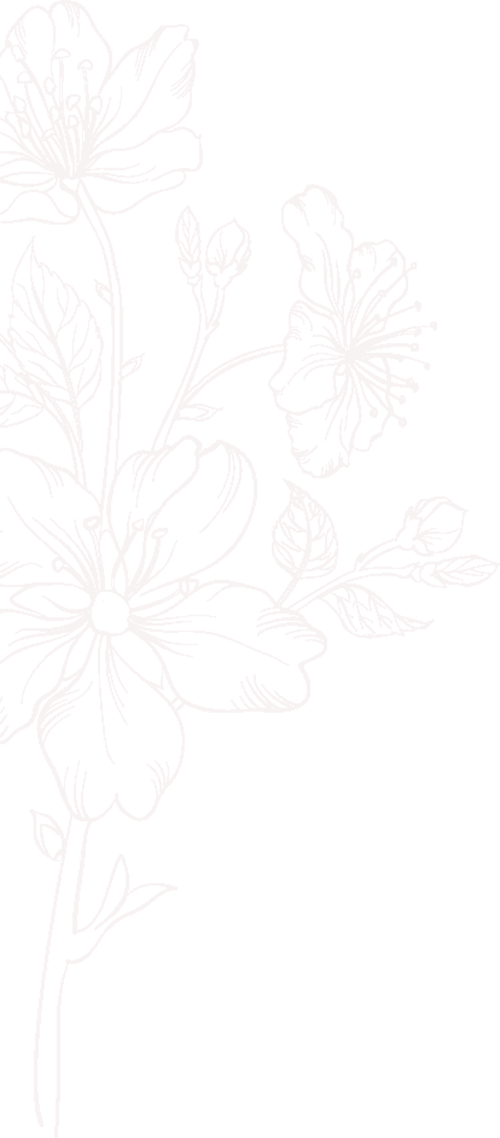
#> input picture assets/images/botanical_crimson_left.png, 500 x 1138 px, given in place of 15_png-20260713130800-eltia.png, which was not available
$ python prepare_demo_assets.py
#> lines starting #> are read from the running program, lines starting #| are printed output that depends on the picture
import os
import shutil
import random
from PIL import Image, ImageDraw, ImageFont

SRC_DIR = r"D:\HPEDAH\assets"
DST_DIR = r"e:\hpedwla\assets"

os.makedirs(os.path.join(DST_DIR, "fonts"), exist_ok=True)
os.makedirs(os.path.join(DST_DIR, "audio"), exist_ok=True)
os.makedirs(os.path.join(DST_DIR, "images", "demo"), exist_ok=True)

# 1. Copy fonts and audio
shutil.copy2(
    os.path.join(SRC_DIR, "fonts", "1ftv-vip-high-spirited-20250715023627-elsyz.otf"),
    os.path.join(DST_DIR, "fonts", "vip-high-spirited.otf"),
)
shutil.copy2(
    os.path.join(SRC_DIR, "fonts", "fz-myeverything-20250715023740-pqefv.ttf"),
    os.path.join(DST_DIR, "fonts", "fz-myeverything.ttf"),
)
shutil.copy2(
    os.path.join(SRC_DIR, "audio", "beautiful_in_white.mp3"),
    os.path.join(DST_DIR, "audio", "beautiful_in_white.mp3"),
)
shutil.copy2(
    os.path.join(SRC_DIR, "images", "14_jpeg-20260713130800-eqej_.jpg"),
    os.path.join(DST_DIR, "images", "paper_texture.jpg"),
)

# 2. Recolor fine botanicals to Velvet Rosé Wine (#6B1D2F) & Dusty Rose (#D8B4B8)
def tint_rgba(src_path, dst_path, rgb, alpha_scale=1.0):
#> called with dst_path = 'e:\\hpedwla\\assets/images/crest_wine.png', rgb = (130, 24, 36), alpha_scale = 0.92
    im = Image.open(src_path).convert("RGBA")
#> im is the input picture: PIL image 500x1138 RGBA; mean R, G, B, A 132, 22, 32, 1.4
    _, _, _, a = im.split()
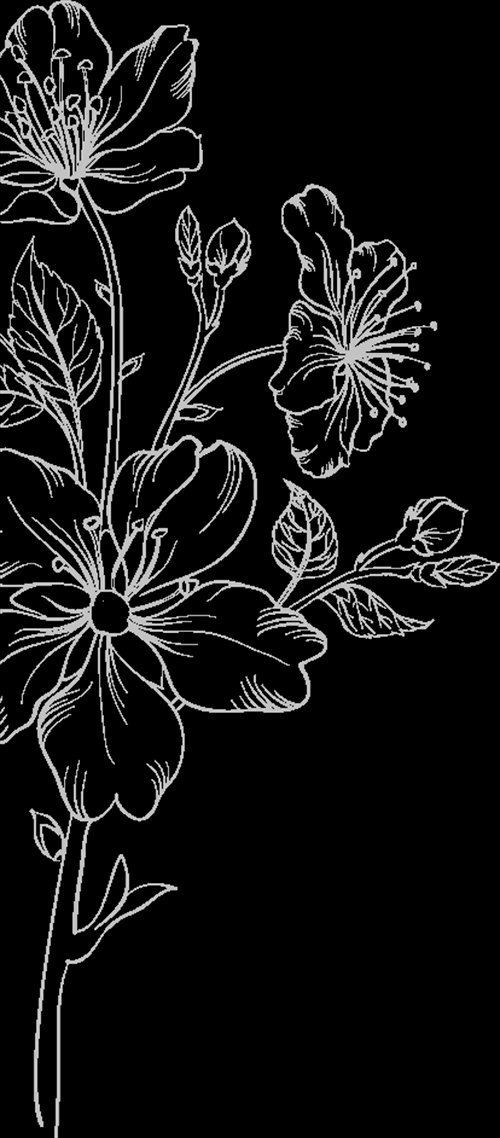
#> a: PIL image 500x1138 L; min 0, max 17, mean 1.42; drawn with min black and max white
    if alpha_scale != 1.0:
        a = a.point(lambda p: max(0, min(255, int(p * alpha_scale))))
    colored = Image.merge(
        "RGBA",
        (
            Image.new("L", im.size, rgb[0]),
            Image.new("L", im.size, rgb[1]),
            Image.new("L", im.size, rgb[2]),
            a,
        ),
    )
    colored.save(dst_path, "PNG", optimize=True)

VELVET_WINE = (130, 24, 36)     # #821824 (Đỏ đô sang trọng)
DUSTY_ROSE = (223, 182, 186)    # #DFB6BA
CHAMPAGNE = (200, 169, 126)     # #C8A97E

tint_rgba(
    os.path.join(SRC_DIR, "images", "15_png-20260713130800-eltia.png"),
    os.path.join(DST_DIR, "images", "crest_wine.png"),
    VELVET_WINE,
    alpha_scale=0.92,
)
tint_rgba(
    os.path.join(SRC_DIR, "images", "16_png-20260713130800-n5yom.png"),
    os.path.join(DST_DIR, "images", "botanical_rose_light.png"),
    DUSTY_ROSE,
    alpha_scale=0.28,
)
#> call 2 of tint_rgba, with rgb = (223, 182, 186), alpha_scale = 0.28
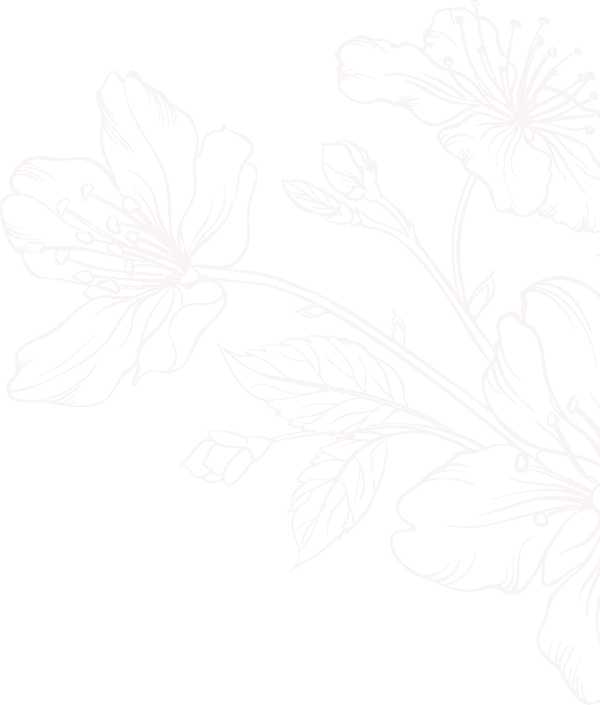
#> input picture assets/images/botanical_crimson_right.png, 600 x 705 px, given in place of 16_png-20260713130800-n5yom.png, which was not available
#> in tint_rgba, im is the input picture: PIL image 600x705 RGBA; mean R, G, B, A 132, 22, 32, 1.3
#> in tint_rgba (call 2), `_, _, _, a = im.split()`:
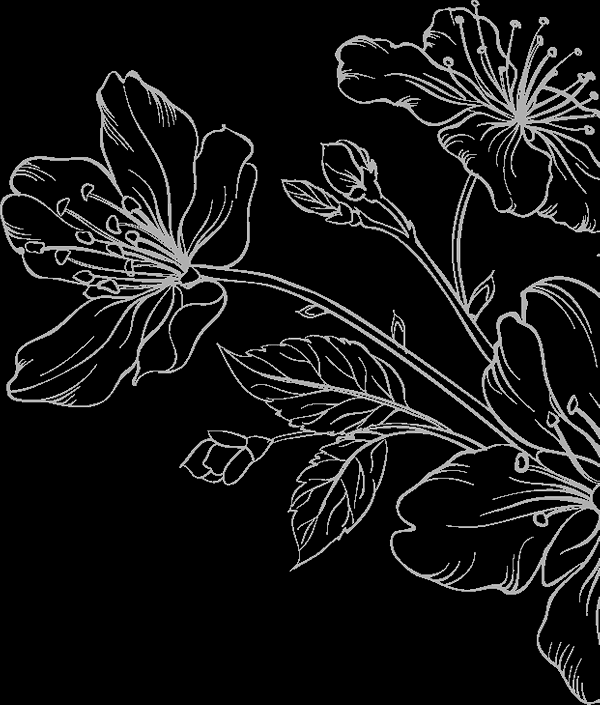
#> a: PIL image 600x705 L; min 0, max 16, mean 1.29; drawn with min black and max white
tint_rgba(
    os.path.join(SRC_DIR, "images", "5_png-20260713130759-t1spb.png"),
    os.path.join(DST_DIR, "images", "botanical_wine_left.png"),
    VELVET_WINE,
    alpha_scale=0.14,
)
#> call 3 of tint_rgba, with rgb = (130, 24, 36), alpha_scale = 0.14
#> in tint_rgba (call 3), `a = a.point(lambda p: max(0, min(255, int(p * alpha_scale))))`:
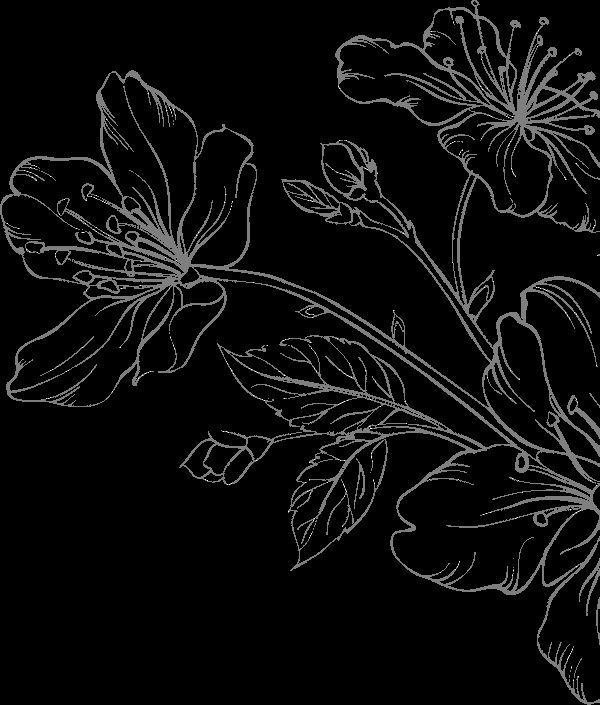
#> a: PIL image 600x705 L; min 0, max 2, mean 0.101; drawn with min black and max white

for src_icon, dst_icon in [
    ("17_png-20260713130800-mrptm.png", "tl_engage.png"),
    ("3_png-20260713130759-csuug.png", "tl_toast.png"),
    ("18_png-20260713130800-gtsnv.png", "tl_bouquet.png"),
]:
    tint_rgba(
        os.path.join(SRC_DIR, "images", src_icon),
        os.path.join(DST_DIR, "images", dst_icon),
        (247, 239, 228),
        alpha_scale=1.0,
    )
#> (the run stopped early here; a loop or call above may not have finished)
